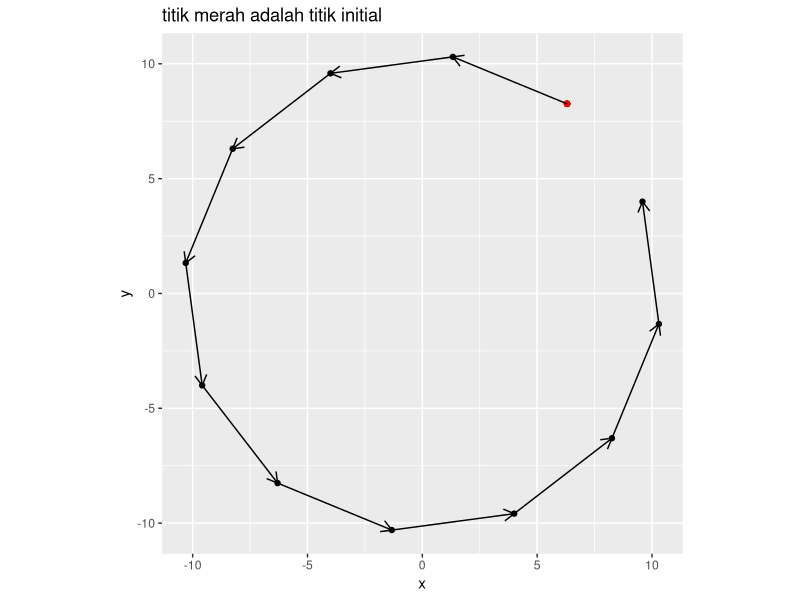
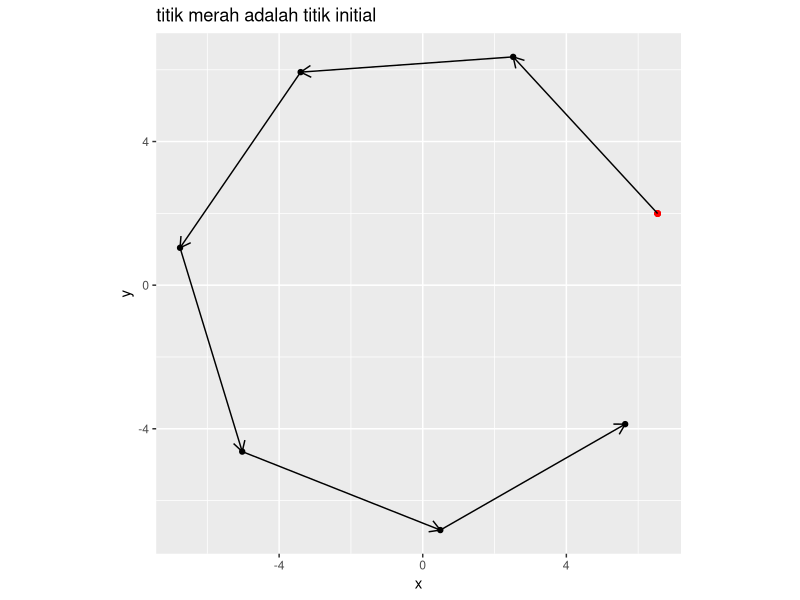
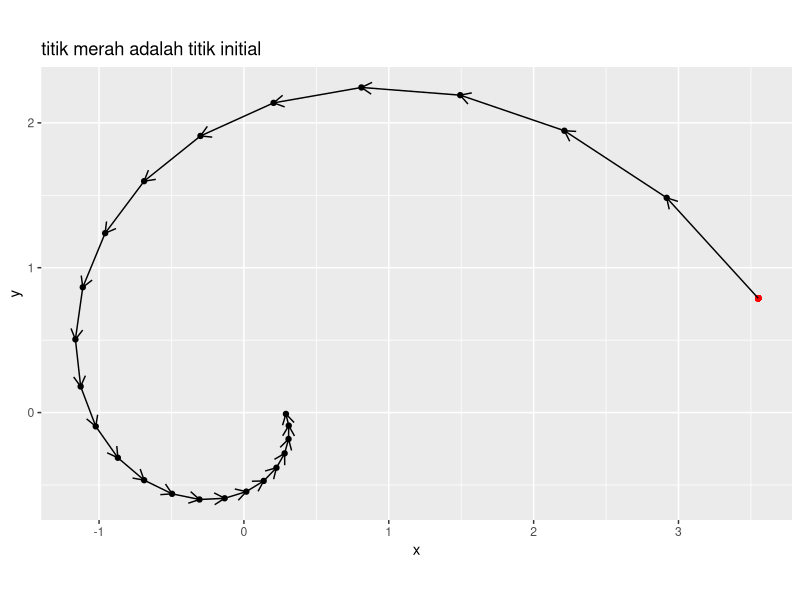
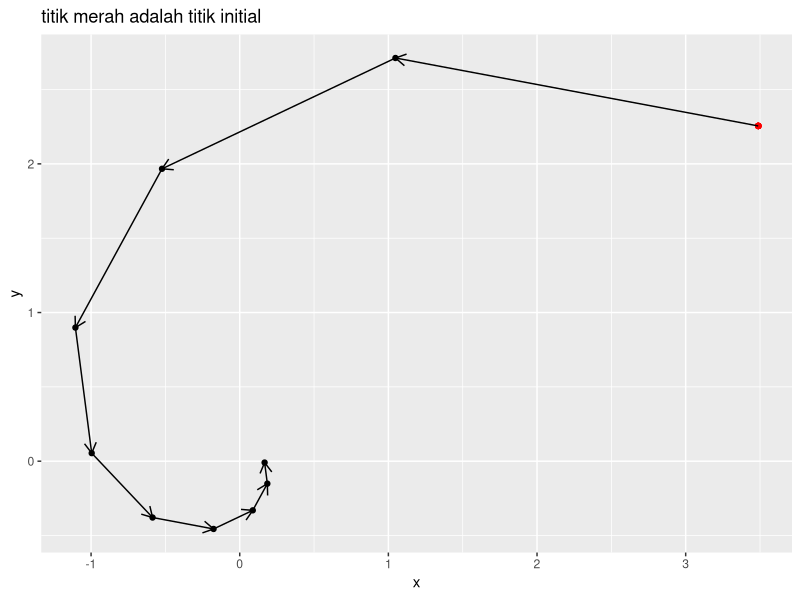
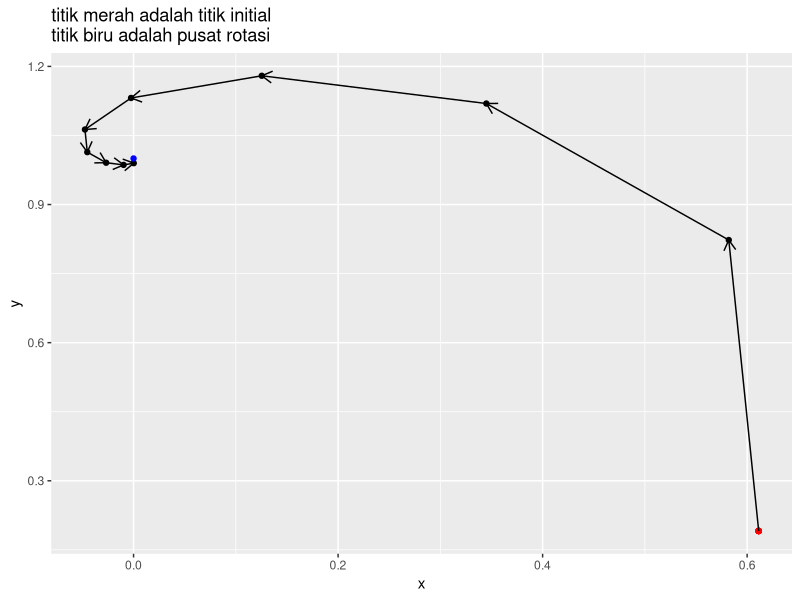
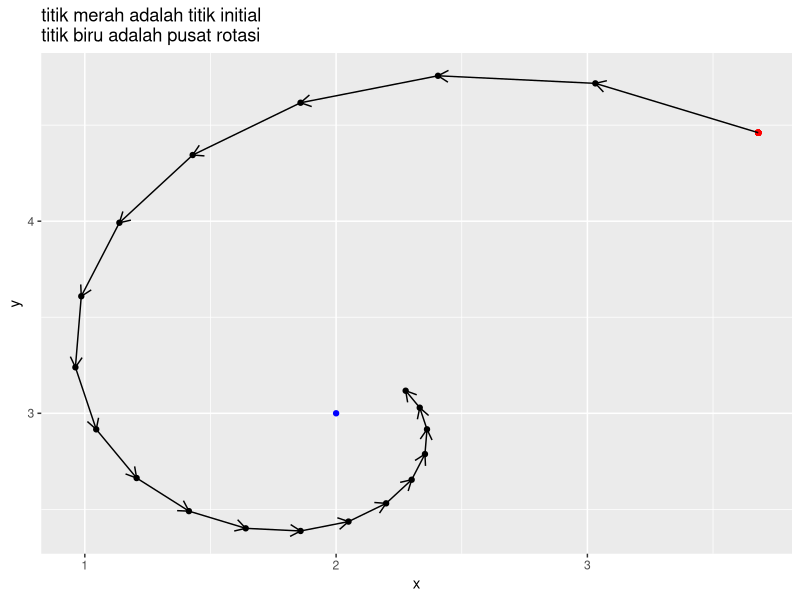
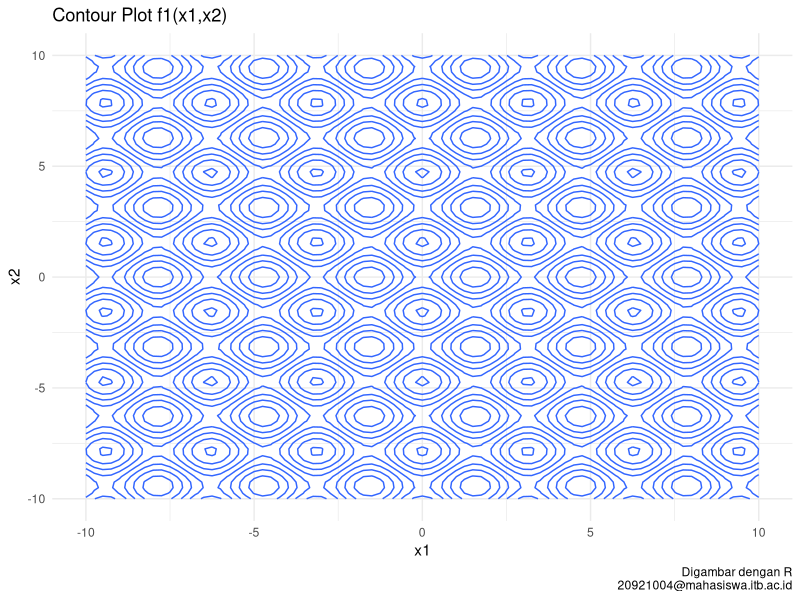
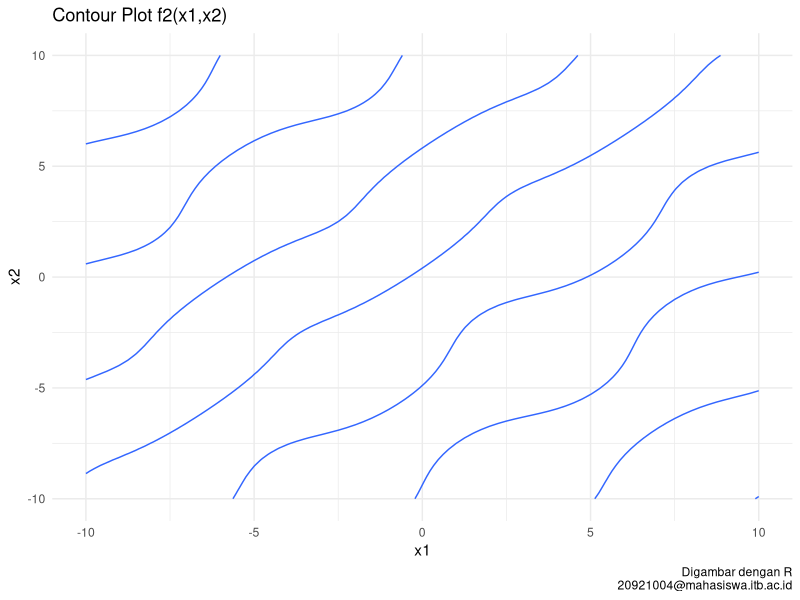

Write the R code that produced these figures, in order.
## ---- chunk 1
rm(list=ls())
options(digits = 6)

library(dplyr)
library(ggplot2)
## ---- chunk 2
# function untuk random titik
rand_titik = function(a,b){
  runif(2,a,b)
}
## ---- chunk 3
# mendefinisikan program
rotasi_kan = function(x0,rot){
  # menghitung theta
  theta = 2*pi/rot

  # definisi matriks rotasi
  A = matrix(c(cos(theta),-sin(theta),
             sin(theta),cos(theta)),
           ncol = 2,byrow = T)
  
  # membuat template
  temp = vector("list")
  temp[[1]] = x0

  # proses rotasi
  for(i in 2:rot){
    xk = A %*% x0
    temp[[i]] = xk
    x0 = xk
  }
  
  # membuat template data frame
  final = data.frame(x = rep(NA,rot),
                     y = rep(NA,rot))
  
  # gabung data dari list
  for(i in 1:rot){
    tempura = temp[[i]]
    final$x[i] = tempura[1]
    final$y[i] = tempura[2]
  }

  # membuat plot
  plot = 
    ggplot() +
    geom_point(aes(x,y),data = final) +
    geom_point(aes(x[1],y[1]),
               data = final,
               color = "red") +
    coord_equal() +
    labs(title = "titik merah adalah titik initial") 
  
  # enrich dengan garis panah
  panah = data.frame(
    x_start = final$x[1:(rot-1)],
    x_end = final$x[2:rot],
    y_start = final$y[1:(rot-1)],
    y_end = final$y[2:rot]
  )
  # menambahkan garis panah ke plot
  plot = 
    plot + 
    geom_segment(aes(x = x_start,
                 xend = x_end,
                 y = y_start,
                 yend = y_end),
                 data = panah,
                 arrow = arrow(length = unit(.3,"cm"))
                 )
  
  # menyiapkan output
  list("Grafik rotasi" = plot,
       "Titik-titik rotasi" = final)
  }
## ---- chunk 4
# uji coba
rot = 12 # berapa banyak rotasi
x0 = rand_titik(0,10) # generate random titik

rotasi_kan(x0,rot)
## ---- chunk 5
# uji coba
rot = 7 # berapa banyak rotasi
x0 = rand_titik(0,10) # generate random titik

rotasi_kan(x0,rot)
## ---- chunk 6
# mendefinisikan program
rotasi_konstraksi_kan = function(x0,rot,r){
  # menghitung theta
  theta = 2*pi/rot

  # definisi matriks rotasi
  A = matrix(c(cos(theta),-sin(theta),
             sin(theta),cos(theta)),
           ncol = 2,byrow = T)
  
  # membuat template
  temp = vector("list")
  temp[[1]] = x0

  # proses rotasi dan konstraksi
  for(i in 2:rot){
    xk = A %*% x0
    xk = r * xk
    temp[[i]] = xk
    x0 = xk
  }
  
  # membuat template data frame
  final = data.frame(x = rep(NA,rot),
                     y = rep(NA,rot))
  
  # gabung data dari list
  for(i in 1:rot){
    tempura = temp[[i]]
    final$x[i] = tempura[1]
    final$y[i] = tempura[2]
  }

  # membuat plot
  plot = 
    ggplot() +
    geom_point(aes(x,y),data = final) +
    geom_point(aes(x[1],y[1]),
               data = final,
               color = "red") +
    coord_equal() +
    labs(title = "titik merah adalah titik initial") 
  
  # enrich dengan garis panah
  panah = data.frame(
    x_start = final$x[1:(rot-1)],
    x_end = final$x[2:rot],
    y_start = final$y[1:(rot-1)],
    y_end = final$y[2:rot]
  )
  # menambahkan garis panah ke plot
  plot = 
    plot + 
    geom_segment(aes(x = x_start,
                 xend = x_end,
                 y = y_start,
                 yend = y_end),
                 data = panah,
                 arrow = arrow(length = unit(.3,"cm"))
                 )
  
  # menyiapkan output
  list("Grafik rotasi" = plot,
       "Titik-titik rotasi" = final)
  }
## ---- chunk 7
# uji coba
rot = 25 # berapa banyak rotasi
x0 = rand_titik(0,4) # generate random titik
r = .9
rotasi_konstraksi_kan(x0,rot,r)
## ---- chunk 8
# uji coba
rot = 10 # berapa banyak rotasi
x0 = rand_titik(0,4) # generate random titik
r = .7
rotasi_konstraksi_kan(x0,rot,r)
## ---- chunk 9
# mendefinisikan program
rotasi_konstraksi_pusat_kan = function(x0,rot,r,x_bin){
  # pusat rotasi
  pusat = x_bin

  # menghitung theta
  theta = 2*pi/rot

  # definisi matriks rotasi
  A = matrix(c(cos(theta),-sin(theta),
             sin(theta),cos(theta)),
           ncol = 2,byrow = T)
  
  # membuat template
  temp = vector("list")
  temp[[1]] = x0

  # proses rotasi dan konstraksi
  for(i in 2:rot){
    xk = A %*% (x0-pusat) # diputar dengan x_bin sebagai pusat
    xk = pusat + (r * xk)
    temp[[i]] = xk
    x0 = xk
  }
  
  # membuat template data frame
  final = data.frame(x = rep(NA,rot),
                     y = rep(NA,rot))
  
  # gabung data dari list
  for(i in 1:rot){
    tempura = temp[[i]]
    final$x[i] = tempura[1]
    final$y[i] = tempura[2]
  }

  # membuat plot
  plot = 
    ggplot() +
    geom_point(aes(x,y),data = final) +
    geom_point(aes(x[1],y[1]),
               data = final,
               color = "red") +
    geom_point(aes(x = pusat[1],
		   y = pusat[2]),
	       color = "blue") +
    labs(title = "titik merah adalah titik initial\ntitik biru adalah pusat rotasi") 
  
  # enrich dengan garis panah
  panah = data.frame(
    x_start = final$x[1:(rot-1)],
    x_end = final$x[2:rot],
    y_start = final$y[1:(rot-1)],
    y_end = final$y[2:rot]
  )
  # menambahkan garis panah ke plot
  plot = 
    plot + 
    geom_segment(aes(x = x_start,
                 xend = x_end,
                 y = y_start,
                 yend = y_end),
                 data = panah,
                 arrow = arrow(length = unit(.3,"cm"))
                 )
  
  # menyiapkan output
  list("Grafik rotasi" = plot,
       "Titik-titik rotasi" = final)
  }
## ---- chunk 10
# uji coba
rot = 10 # berapa banyak rotasi
x0 = rand_titik(0,4) # generate random titik
x_bintang = c(0,1) # contoh pusat rotasi
r = .6
rotasi_konstraksi_pusat_kan(x0,rot,r,x_bintang)
## ---- chunk 11
# uji coba
rot = 20 # berapa banyak rotasi
x0 = rand_titik(0,10) # generate random titik
x_bintang = c(2,3) # contoh pusat rotasi
r = .9
rotasi_konstraksi_pusat_kan(x0,rot,r,x_bintang)
## ---- chunk 12
soa_mrf = function(N,	  # banyak titik
		   a,	  # batas bawah
		   b,	  # batas atas
		   rot,	  # berapa banyak rotasi
		   k_max, # iterasi maks
		   r){	  # berapa rate konstraksi

# N pasang titik random di selang [a,b] di R2
x1 = runif(N,a,b)
x2 = runif(N,a,b)

# hitung theta
theta = 2*pi / rot

# definisi matriks rotasi
A = matrix(c(cos(theta),-sin(theta),
             sin(theta),cos(theta)),
           ncol = 2,byrow = T)

# bikin data frame
temp = data.frame(x1,x2) %>% mutate(f = f(x1,x2))

# proses iterasi
for(i in 1:k_max){
  # mencari titik x* dengan min(f)
  f_min = temp %>% filter(f == min(f))
  pusat = c(f_min$x1,f_min$x2)

  for(j in 1:N){
	# kita akan ambil titiknya satu persatu
	x0 = c(temp$x1[j],temp$x2[j])
	
	# proses rotasi dan konstraksi terhadap pusat x*
	xk = A %*% (x0-pusat) # diputar dengan x_bin sebagai pusat
        xk = pusat + (r * xk)
	
	# proses mengembalikan nilai ke temp
	temp$x1[j] = xk[1]
	temp$x2[j] = xk[2]
	}
    
    # hitung kembali nilai f(x1,x2)
    temp = temp %>% mutate(f = f(x1,x2))
    }

# proses output hasil
output = temp %>% filter(f == min(f))
return(output)
}

## ---- chunk 13
# definisi
N = 50
a = -4
b = 4
k_max = 60
r = .8
rot = 20
f = function(x1,x2){
	((x1^4 - 16 * x1^2 + 5 * x1)/2) + ((x2^4 - 16 * x2^2 + 5* x2)/2)
	}

# solving
soa_mrf(N,a,b,rot,k_max,r)
## ---- chunk 14
# untuk contour plot
ikanx = function(f,a,b){
  x = seq(a,b,by = .25)

  temp_plot =
    expand.grid(x,x) %>%
    rename(x = Var1,
           y = Var2) %>%
    mutate(z = f(x,y))

  temp_plot %>%
     ggplot(aes(x = x,y = y,z = z)) +
     geom_contour() +
     theme_minimal() +
     labs(x = "x1",y = "x2",
	  caption = "Digambar dengan R\n20921004@mahasiswa.itb.ac.id")
}

# untuk sistem persamaan
ikanx_2 = function(f,a,b){
  x = seq(a,b,by = .05)

  temp_plot =
    expand.grid(x,x) %>%
    rename(x = Var1,
           y = Var2) %>%
    mutate(z = f(x,y)) %>%
    filter(round(z,1) == 0)

  return(temp_plot)
}


## ---- chunk 15
f1 = function(x1,x2){cos(2* x1) - cos(2*x2) - 0.4}
ikanx(f1,-10,10) + labs(title = "Contour Plot f1(x1,x2)")
## ---- chunk 16
f2 = function(x1,x2){2*(x2 - x1) + sin(x2) - sin(x1) - 1.2}
ikanx(f2,-10,10) + labs(title = "Contour Plot f2(x1,x2)")
## ---- chunk 17
df1 = ikanx_2(f1,-10,10)
df2 = ikanx_2(f2,-10,10)

ggplot() +
  geom_point(data = df1, aes(x,y),color = "steelblue") +
  geom_point(data = df2, aes(x,y),color = "darkgreen") +
  theme_minimal() +
  labs(x = "x1",y = "x2",
       title = "Plot f1 dan f2",
       caption = "Digambar dengan R\n20921004@mahasiswa.itb.ac.id")
## ---- chunk 18
f1 = function(x1,x2){sin(x1)*cos(x2) + 2*cos(x1)*sin(x2)}
ikanx(f1,0,2*pi) + labs(title = "Contour Plot f1(x1,x2)")
## ---- chunk 19
f2 = function(x1,x2){cos(x1)*sin(x2) + 2*sin(x1)*cos(x2)}
ikanx(f2,0,2*pi) + labs(title = "Contour Plot f2(x1,x2)")
